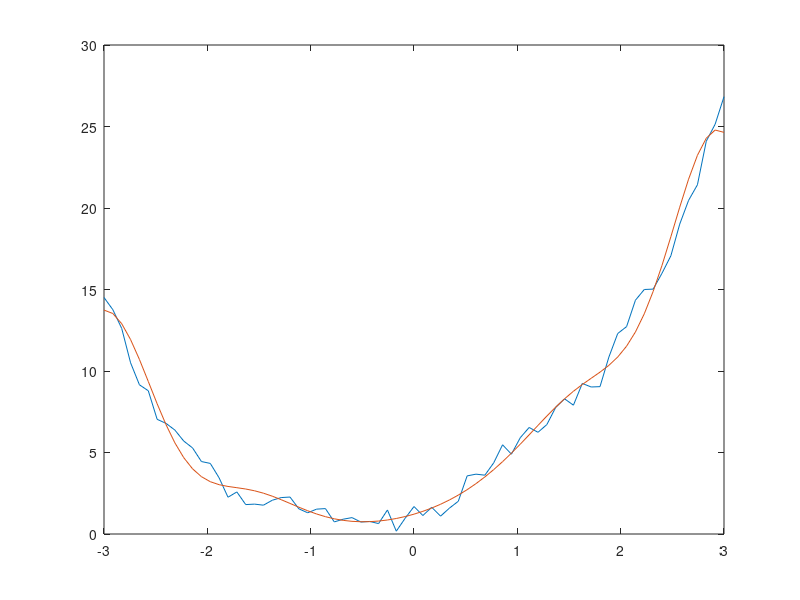

This figure's MATLAB source:
clear all;
close all;
load('lab3_01.mat');
x = id.X;
y = id.Y;



n = 10;
N = length(x);

xmin = x(1);xmax = x(N);

domain = xmax - xmin;
distance = domain/(n-1);
c = xmin:distance:xmax;

b = distance;

for i=1:N
    for j=1:n
        phi(i,j) = exp(-(x(i)-c(j))^2/b^2);
    end
end

theta = phi\y';

xval = val.X;
yval = val.Y;

N2 = length(xval)
for i=1:N2
    for j=1:n
        phi2(i,j) = exp(-(xval(i)-c(j))^2/b^2);
    end
end

ysim = phi2*theta;

plot(xval,yval,xval,ysim)